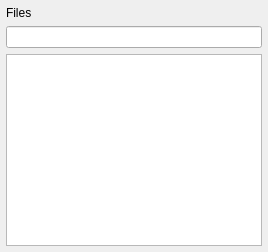
<?xml version='1.0' encoding='UTF-8'?>
<ui version="4.0">
 <class>FileSystemView</class>
 <widget class="QWidget" name="FileSystemView">
  <property name="DockWidget" stdset="0">
   <bool>true</bool>
  </property>
  <layout class="QVBoxLayout" name="filesystemLayout">
   <property name="spacing">
    <number>6</number>
   </property>
   <property name="leftMargin">
    <number>6</number>
   </property>
   <property name="topMargin">
    <number>6</number>
   </property>
   <property name="rightMargin">
    <number>6</number>
   </property>
   <property name="bottomMargin">
    <number>6</number>
   </property>
   <item>
    <widget class="QLabel" name="label">
     <property name="text">
      <string>Files</string>
     </property>
    </widget>
   </item>
   <item>
    <widget class="QLineEdit" name="directory">
     <property name="toolTip">
      <string>Directory to browse; press Return to apply</string>
     </property>
    </widget>
   </item>
   <item>
    <widget class="QTreeView" name="files">
     <property name="toolTip">
      <string>files</string>
     </property>
    </widget>
   </item>
  </layout>
 </widget>
 <resources />
 <connections />
</ui>
